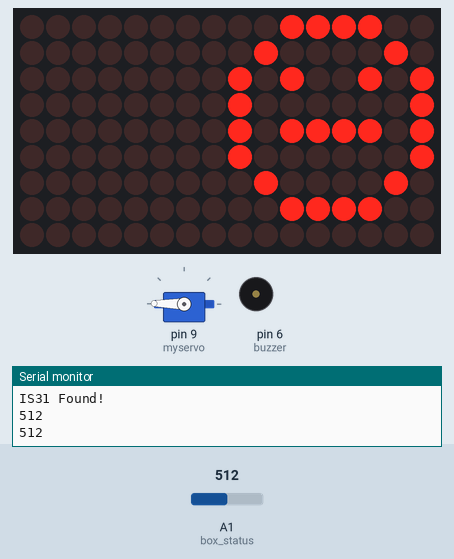
This sketch was run on a simulated Arduino Uno, built with avr-gcc and run on an emulated ATmega328P. Parts: servo, 16×9 LED matrix, buzzer (waves = sounding, pin HIGH), the last lines printed to the serial monitor. Inputs (shaded band) come from the test bench; at power-on: A1 (box_status) = 512.

Above: at 2.8 s.
2.9 s: A1 (box_status) set to 482
At 4.1 s:
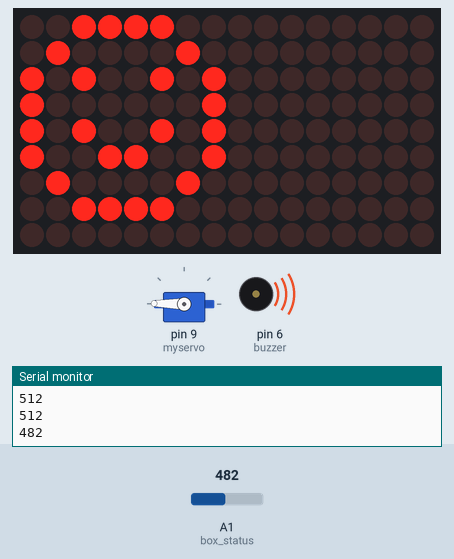
5.7 s: A1 (box_status) set to 510
At 6.7 s:
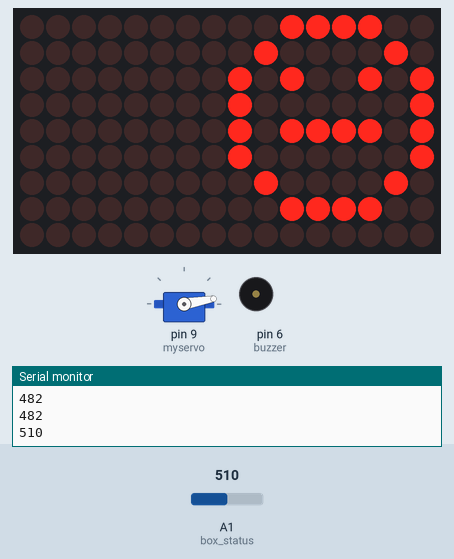
9.4 s: A1 (box_status) set to 490
At 9.9 s:
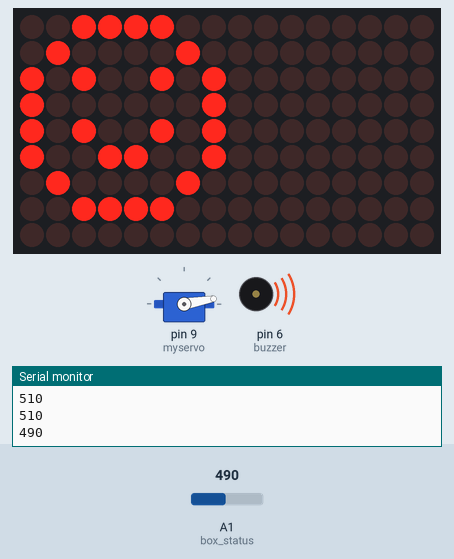
Timing chart, 0 to 19.1 s (numbered marks = the images above; inputs shaded):
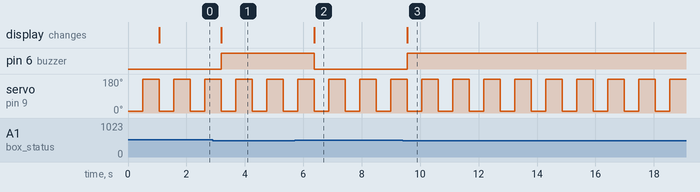

Measured:
- the behaviour switches between 500 and 499 on A1 (box_status) (found by bisection; images 0 and 1)
- after the input at 2.9 s, pin 6 (buzzer): LOW → HIGH after 0.29 s; the display: changes after 0.29 s (image 1)
- after the input at 5.7 s, pin 6 (buzzer): HIGH → LOW after 0.67 s; the display: changes after 0.67 s (image 2)
- after the input at 9.4 s, pin 6 (buzzer): LOW → HIGH after 0.15 s; the display: changes after 0.15 s (image 3)
- by itself, servo on pin 9 (myservo): alternates 179° for 0.56 s and 10° for 0.50 s

The sketch:

system_box.ino
```cpp
#include <Wire.h>
#include <Adafruit_GFX.h>
#include <Adafruit_IS31FL3731.h>
#include <Servo.h>
#include <TimedAction.h>


Servo myservo;
Adafruit_IS31FL3731 matrix = Adafruit_IS31FL3731();
// PIN FOR DETECTING SENSOR
int buzzer=6;
int box_status=A1;
static const uint8_t PROGMEM
  smile_bmp[] =
  { B00111100,
    B01000010,
    B10100101,
    B10000001,
    B10100101,
    B10011001,
    B01000010,
    B00111100 },
  neutral_bmp[] =
  { B00111100,
    B01000010,
    B10100101,
    B10000001,
    B10111101,
    B10000001,
    B01000010,
    B00111100 };

  void checkBall(){
  matrix.setRotation(0);
  int value=analogRead(box_status);
  Serial.println(value);
  if(value<500){
  matrix.clear();
  matrix.drawBitmap(0, 0, smile_bmp, 8, 8, 64);
  digitalWrite(buzzer,HIGH);
  }
  else{
  matrix.clear();
  matrix.drawBitmap(8, 0, neutral_bmp, 8, 8, 64);
  digitalWrite(buzzer,LOW);

  }}

  void servoTurn(){
   myservo.write(10);
  delay(500);
  myservo.write(179);
  delay(500);

    }
 TimedAction servoThread = TimedAction(10,checkBall);


void setup() {

  Serial.begin(9600);
  pinMode(buzzer,OUTPUT);
  myservo.attach(9);  // attaches the servo on pin 9 to the servo object
  Serial.println("ISSI manual animation test");
  if (! matrix.begin()) {
    Serial.println("IS31 not found");
    while (1);
  }
  Serial.println("IS31 Found!");


}


void loop() {
  servoTurn();
  servoThread.check();
  }
```
